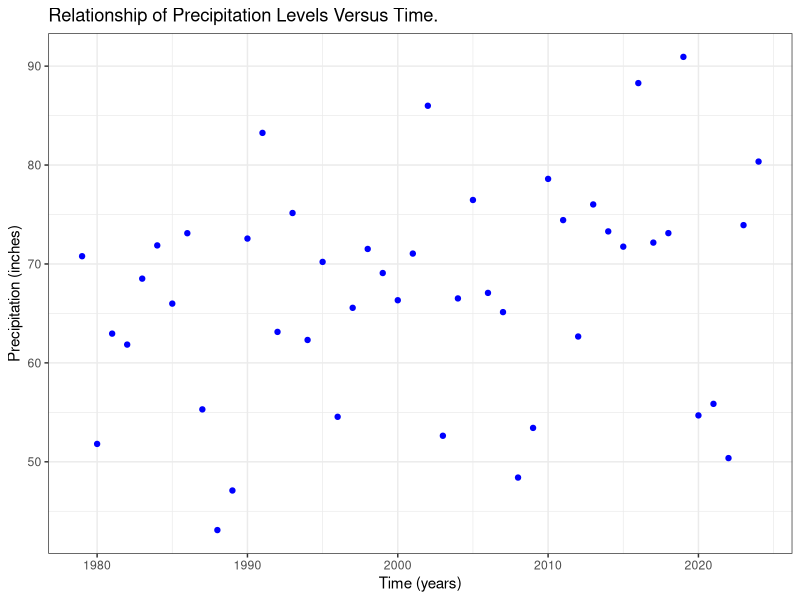
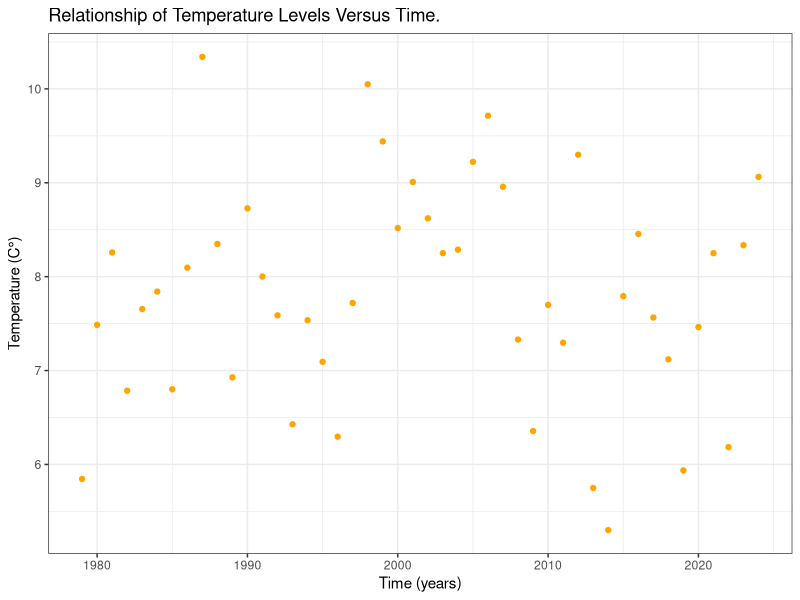
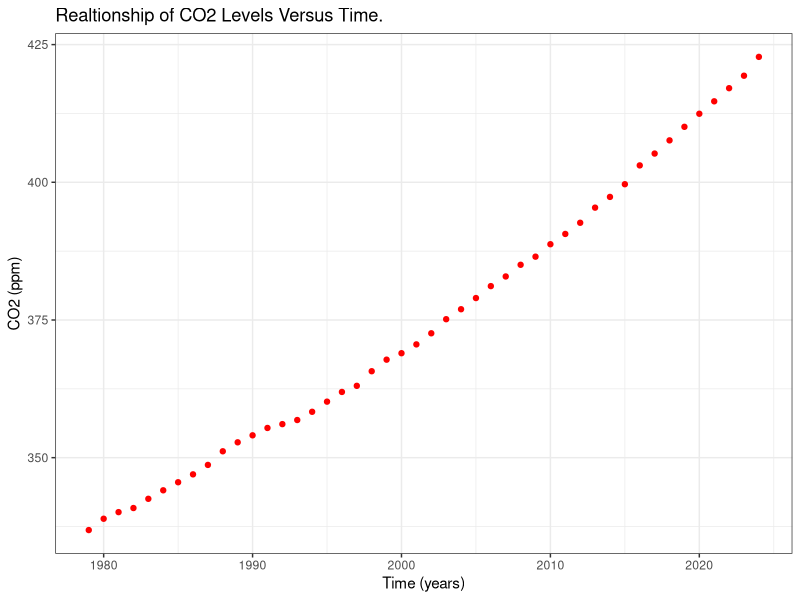
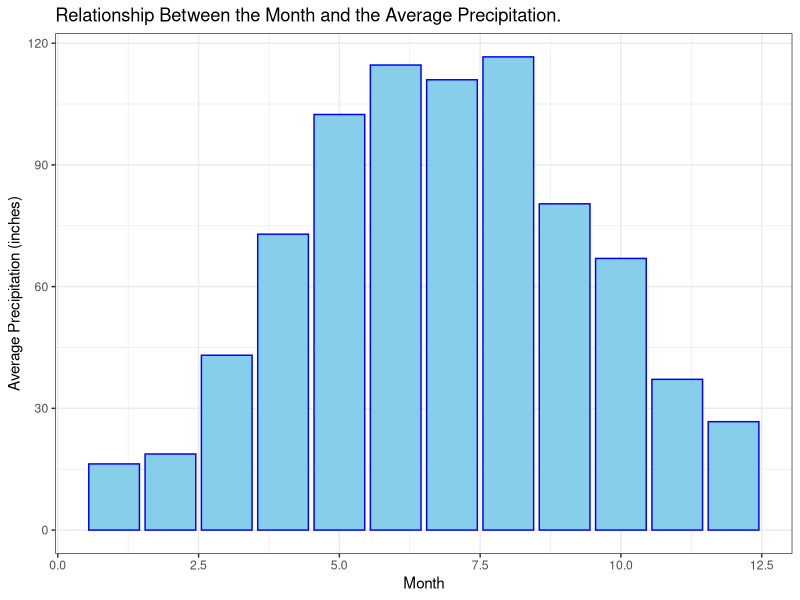
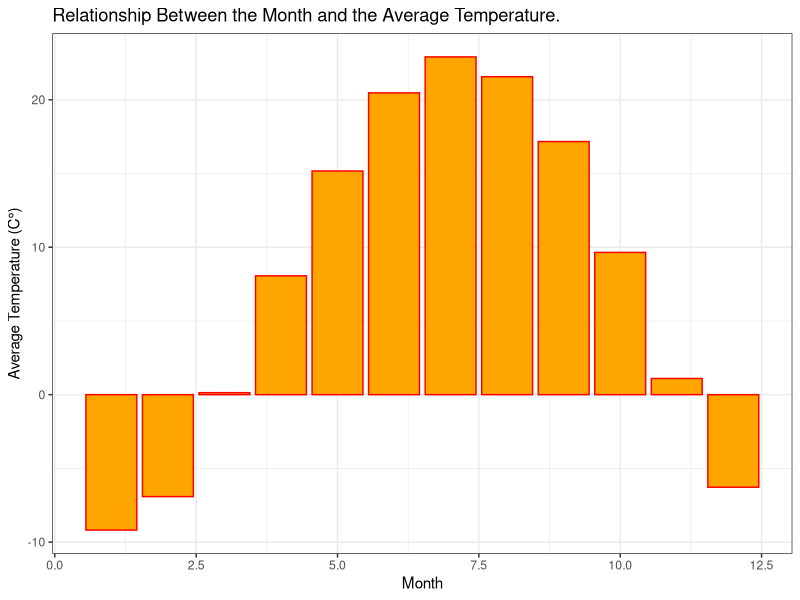

Here is the R script that generated these plots, in order:
## ---- chunk 1
knitr::opts_chunk$set(echo = TRUE)
## ---- chunk 2

library(ggplot2)
library(dplyr)
library(knitr)

## ---- chunk 3

environmentalData <- read.csv("StatsProject-Data.csv")

head(environmentalData)

## ---- chunk 4

environmentalDataYearly <- environmentalData %>%
  group_by(Year) %>%
  summarize(
    Avg_Prec = mean(Precipitation, na.rm = TRUE),
    Avg_Temp = mean(Average.Temp, na.rm = TRUE),
    Avg_CO2 = mean(CO2, na.rm = TRUE))

head(environmentalDataYearly)

## ---- chunk 5

averagedByMonthData <- environmentalData %>%
  group_by(Month) %>%
  summarize(
    Avg_Prec = mean(Precipitation, na.rm = TRUE),
    Avg_Temp = mean(Average.Temp, na.rm = TRUE),
    Avg_CO2 = mean(CO2, na.rm = TRUE))

averagedByMonthData

## ---- chunk 6

ggplot(data = environmentalDataYearly, aes(x = Year, y = Avg_Prec)) +
  geom_point(color = "blue") +
  theme_bw() +
  labs(title = "Relationship of Precipitation Levels Versus Time.", x = "Time (years)", y = "Precipitation (inches)")

## ---- chunk 7

ggplot(data = environmentalDataYearly, aes(x = Year, y = Avg_Temp)) +
  geom_point(color = "orange") +
  theme_bw() +
  labs(title = "Relationship of Temperature Levels Versus Time.", x = "Time (years)", y = "Temperature (C°)")

## ---- chunk 8

ggplot(data = environmentalDataYearly, aes(x = Year, y = Avg_CO2)) +
  geom_point(color = "red") +
  theme_bw() +
  labs(title = "Realtionship of CO2 Levels Versus Time.", x = "Time (years)", y = "CO2 (ppm)")

## ---- chunk 9

ggplot(data = averagedByMonthData, aes(x = Month, y = Avg_Prec)) + 
  geom_bar(stat = "identity", color ="blue", fill =
  "skyblue") +
  theme_bw() +
  labs(title = "Relationship Between the Month and the Average Precipitation.", x = "Month", y = "Average Precipitation (inches)")

## ---- chunk 10

ggplot(data = averagedByMonthData, aes(x = Month, y = Avg_Temp)) + 
  geom_bar(stat = "identity", color ="red", fill =
  "orange") +
  theme_bw() +
  labs(title = "Relationship Between the Month and the Average Temperature.", x = "Month", y = "Average Temperature (C°)")

